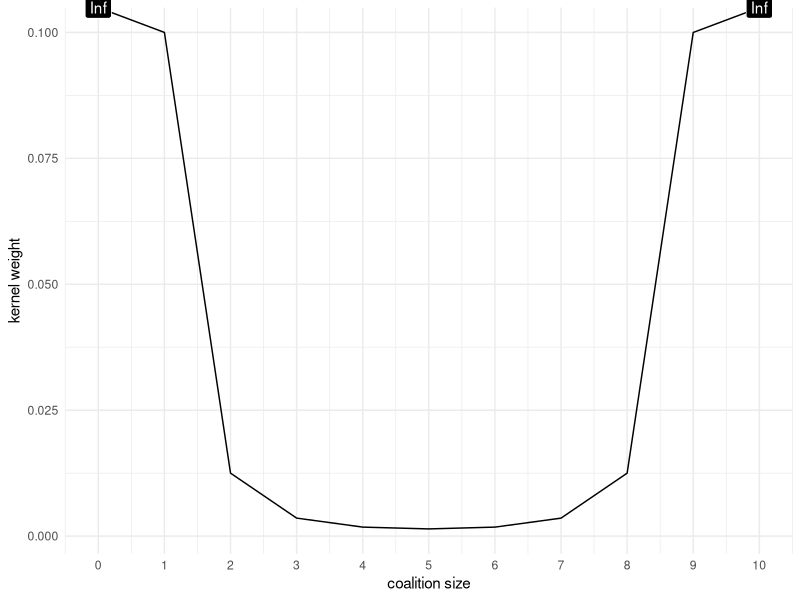
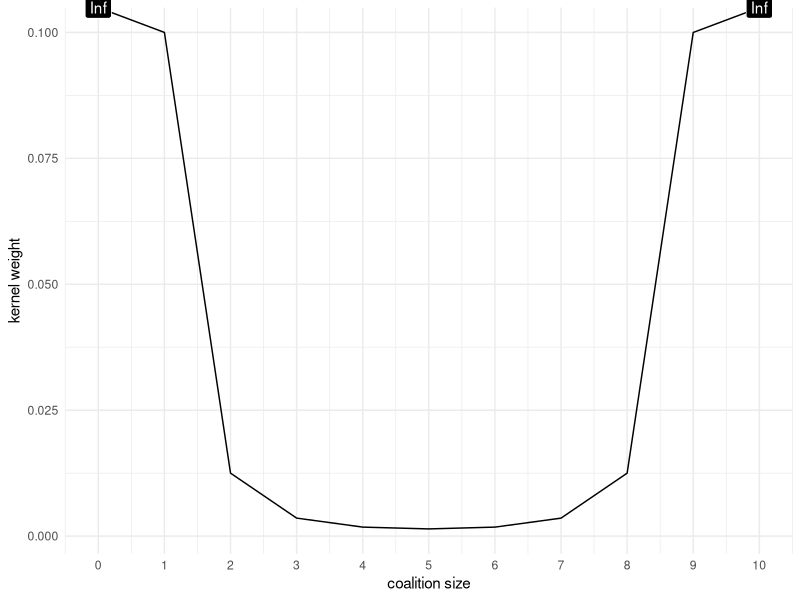

The R script that drew these images, in order:
# =============================================================================
# Visualize the SHAP kernel by feature and coalition size
# =============================================================================
library("ggplot2")

calc_kernel = function(coal_size, M = 20) {
  (M - 1) / (choose(M, coal_size) * coal_size * (M - coal_size))
}
kernel10_df = data.frame(coalition_size = 0:10, kernel_weight = sapply(0:10, calc_kernel, M = 10), 
                         z = c(Inf, rep(NA, times =9), Inf))

ggplot(kernel10_df) +
  geom_line(aes(x = coalition_size, y = kernel_weight)) +
  scale_x_continuous("coalition size", breaks = 0:(nrow(kernel10_df)-1)) +
  scale_y_continuous("kernel weight") +
  coord_cartesian(clip = "off") +
  theme_minimal() +
  geom_label(aes(x = coalition_size, y = kernel_weight,label=z), fill = "black", colour = "white")
  
ggsave(file = "../figure_man/kernel-weights.pdf", height = 3, width = 4)


